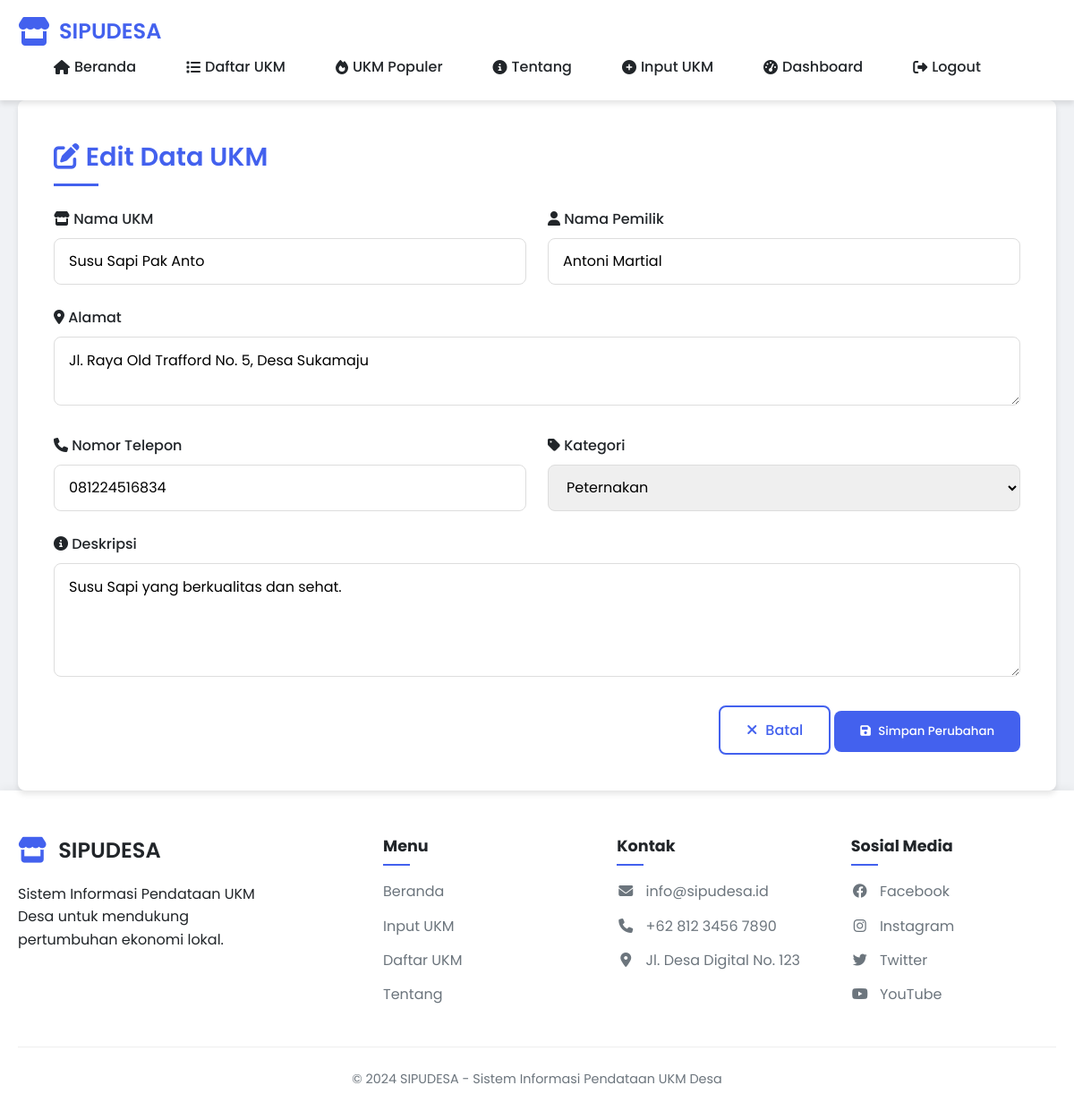
/edit_ukm.php?id=6 (signed in), run on the app's committed database.
### tables this page shows
CREATE TABLE ukm (
    id INT AUTO_INCREMENT PRIMARY KEY,
    nama_ukm VARCHAR(100) NOT NULL,
    pemilik_id INT NOT NULL,
    alamat TEXT NOT NULL,
    kategori_id INT NOT NULL,
    deskripsi TEXT NOT NULL,
    jumlah_karyawan INT DEFAULT 0,
    tahun_berdiri YEAR,
    status ENUM('Aktif', 'Tidak Aktif') DEFAULT 'Aktif',
    user_id INT NOT NULL,
    created_at TIMESTAMP DEFAULT CURRENT_TIMESTAMP,
    updated_at TIMESTAMP DEFAULT CURRENT_TIMESTAMP ON UPDATE CURRENT_TIMESTAMP,
    FOREIGN KEY (pemilik_id) REFERENCES pemilik_ukm(id),
    FOREIGN KEY (kategori_id) REFERENCES kategori_ukm(id),
    FOREIGN KEY (user_id) REFERENCES users(id) ON DELETE CASCADE
);

CREATE TABLE pemilik_ukm (
    id INT AUTO_INCREMENT PRIMARY KEY,
    nama VARCHAR(100) NOT NULL,
    telepon VARCHAR(20) NOT NULL,
    email VARCHAR(100),
    alamat TEXT,
    created_at TIMESTAMP DEFAULT CURRENT_TIMESTAMP,
    updated_at TIMESTAMP DEFAULT CURRENT_TIMESTAMP ON UPDATE CURRENT_TIMESTAMP
);

CREATE TABLE kategori_ukm (
    id INT AUTO_INCREMENT PRIMARY KEY,
    nama_kategori VARCHAR(50) NOT NULL,
    deskripsi TEXT
);

### edit_ukm.php (the view, shortened to what this page needs)
<?php
require_once 'config/database.php';
$ukm = null;
$id = $_GET['id'];
try {
    $query = "SELECT u.*, p.nama as nama_pemilik, p.telepon as telepon_pemilik, k.nama_kategori as kategori
              FROM ukm u
              LEFT JOIN pemilik_ukm p ON u.pemilik_id = p.id
              LEFT JOIN kategori_ukm k ON u.kategori_id = k.id
              WHERE u.id = :id";
    $stmt = $pdo->prepare($query);
    $stmt->bindParam(':id', $id);
    $stmt->execute();
    $ukm = $stmt->fetch(PDO::FETCH_ASSOC);
} catch(PDOException $e) {
    $notification = "Error: " . $e->getMessage();
    $notificationType = "error";
}
?>
<!DOCTYPE html>
<html lang="id">
<head>
    <link rel="stylesheet" href="css/style.css">
    <link rel="stylesheet" href="https://cdnjs.cloudflare.com/ajax/libs/font-awesome/6.4.0/css/all.min.css">
</head>
<body>
    <header>
        <nav>
            <div class="container">
                <div class="logo">
                    <i class="fas fa-store fa-2x" style="color: var(--primary-color);"></i>
                    <h1>SIPUDESA</h1>
                </div>
                <ul id="navMenu">
                    <li><a href="index.php"><i class="fas fa-home"></i> Beranda</a></li>
                    <li><a href="daftar_ukm.php"><i class="fas fa-list"></i> Daftar UKM</a></li>
                    <li><a href="popular_ukm.php"><i class="fas fa-fire"></i> UKM Populer</a></li>
                    <li><a href="tentang.php"><i class="fas fa-info-circle"></i> Tentang</a></li>
                    <?php if (isset($_SESSION['user_id'])): ?>
                        <li><a href="input_ukm.php"><i class="fas fa-plus-circle"></i> Input UKM</a></li>
                        <?php if ($_SESSION['user_role'] === 'admin'): ?>
                            <li><a href="admin/dashboard.php"><i class="fas fa-tachometer-alt"></i> Dashboard</a></li>
                        <?php else: ?>
                            <li><a href="user/profile.php"><i class="fas fa-user"></i> Profil</a></li>
                        <?php endif; ?>
                        <li><a href="logout.php"><i class="fas fa-sign-out-alt"></i> Logout</a></li>
                    <?php else: ?>
                        <li><a href="login.php"><i class="fas fa-sign-in-alt"></i> Login</a></li>
                    <?php endif; ?>
                </ul>
            </div>
        </nav>
    </header>
    <main class="container animate-fade">
        <section class="form-section">
            <h2><i class="fas fa-edit"></i> Edit Data UKM</h2>
            <form method="POST" action="">
                <div class="form-row">
                    <div class="form-group">
                        <label for="nama_ukm"><i class="fas fa-store"></i> Nama UKM</label>
                        <input type="text" id="nama_ukm" name="nama_ukm" placeholder="Masukkan nama UKM" value="<?php echo htmlspecialchars($ukm['nama_ukm'] ?? ''); ?>" required>
                    </div>
                    <div class="form-group">
                        <label for="pemilik"><i class="fas fa-user"></i> Nama Pemilik</label>
                        <input type="text" id="pemilik" name="pemilik" placeholder="Masukkan nama pemilik" value="<?php echo htmlspecialchars($ukm['nama_pemilik'] ?? ''); ?>" required>
                    </div>
                </div>
                <div class="form-group">
                    <label for="alamat"><i class="fas fa-map-marker-alt"></i> Alamat</label>
                    <textarea id="alamat" name="alamat" placeholder="Masukkan alamat lengkap UKM" required><?php echo htmlspecialchars($ukm['alamat'] ?? ''); ?></textarea>
                </div>
                <div class="form-row">
                    <div class="form-group">
                        <label for="telepon"><i class="fas fa-phone"></i> Nomor Telepon</label>
                        <input type="tel" id="telepon" name="telepon" placeholder="Contoh: 081234567890" value="<?php echo htmlspecialchars($ukm['telepon_pemilik'] ?? ''); ?>" required>
                    </div>
                    <div class="form-group">
                        <label for="kategori"><i class="fas fa-tag"></i> Kategori</label>
                        <select id="kategori" name="kategori" required>
                            <option value="Peternakan" <?php echo ($ukm['kategori'] ?? '') == 'Peternakan' ? 'selected' : ''; ?>>Peternakan</option>
                        </select>
                    </div>
                </div>
                <div class="form-group">
                    <label for="deskripsi"><i class="fas fa-info-circle"></i> Deskripsi</label>
                    <textarea id="deskripsi" name="deskripsi" placeholder="Masukkan deskripsi dan informasi tambahan tentang UKM" rows="4"><?php echo htmlspecialchars($ukm['deskripsi'] ?? ''); ?></textarea>
                </div>
                <div style="text-align: right;">
                    <a href="daftar_ukm.php" class="btn btn-outline"><i class="fas fa-times"></i> Batal</a>
                    <button type="submit" class="btn"><i class="fas fa-save"></i> Simpan Perubahan</button>
                </div>
            </form>
        </section>
    </main>
    <footer>
        <div class="container">
            <div class="footer-content">
                <div class="footer-info">
                    <div class="footer-logo">
                        <i class="fas fa-store"></i>
                        <h3>SIPUDESA</h3>
                    </div>
                    <p>Sistem Informasi Pendataan UKM Desa untuk mendukung pertumbuhan ekonomi lokal.</p>
                </div>
                <div class="footer-links-container">
                    <div class="footer-links-column">
                        <h4>Menu</h4>
                        <a href="index.php">Beranda</a>
                        <a href="input_ukm.php">Input UKM</a>
                        <a href="daftar_ukm.php">Daftar UKM</a>
                        <a href="tentang.php">Tentang</a>
                    </div>
                    <div class="footer-links-column">
                        <h4>Kontak</h4>
                        <a href="mailto:info@sipudesa.id"><i class="fas fa-envelope"></i> info@sipudesa.id</a>
                        <a href="tel:+6281234567890"><i class="fas fa-phone"></i> +62 812 3456 7890</a>
                        <a href="#"><i class="fas fa-map-marker-alt"></i> Jl. Desa Digital No. 123</a>
                    </div>
                    <div class="footer-links-column">
                        <h4>Sosial Media</h4>
                        <a href="#"><i class="fab fa-facebook"></i> Facebook</a>
                        <a href="#"><i class="fab fa-instagram"></i> Instagram</a>
                        <a href="#"><i class="fab fa-twitter"></i> Twitter</a>
                        <a href="#"><i class="fab fa-youtube"></i> YouTube</a>
                    </div>
                </div>
            </div>
            <div class="footer-bottom">
                <p>&copy; 2024 SIPUDESA - Sistem Informasi Pendataan UKM Desa</p>
            </div>
        </div>
    </footer>
</body>
</html>

### css/style.css (style rules this page uses)
:root { --primary-color: #4361ee; --secondary-color: #3f37c9; --accent-color: #4cc9f0; --light-color: #f8f9fa; --dark-color: #212529; --success-color: #4CAF50; --warning-color: #ff9e00; --danger-color: #ef476f; --gray-color: #6c757d; --shadow: 0 4px 6px rgba(0, 0, 0, 0.1); --border-radius: 8px; --transition: all 0.3s ease; }
* { margin: 0; padding: 0; box-sizing: border-box; }
body { font-family: 'Poppins', sans-serif; line-height: 1.6; background-color: #f0f2f5; color: var(--dark-color); min-height: 100vh; display: flex; flex-direction: column; }
.container { max-width: 1200px; margin: 0 auto; padding: 0 20px; width: 100%; }
header { background-color: #fff; box-shadow: var(--shadow); position: sticky; top: 0; z-index: 1000; }
nav { display: flex; justify-content: space-between; align-items: center; padding: 1rem 0; }
.logo { display: flex; align-items: center; }
.logo i { margin-right: 10px; transition: var(--transition); }
nav h1 { font-size: 1.5rem; font-weight: 600; color: var(--primary-color); }
nav ul { display: flex; list-style: none; }
nav ul li { margin-left: 1.5rem; }
nav ul li a { color: var(--dark-color); text-decoration: none; font-weight: 500; transition: var(--transition); padding: 0.5rem 1rem; border-radius: var(--border-radius); display: flex; align-items: center; }
nav ul li a i { margin-right: 5px; }
main { padding: 2rem 0 3rem 0; flex: 1; }
.btn { display: inline-block; padding: 0.8rem 1.8rem; background-color: var(--primary-color); color: white; text-decoration: none; border-radius: var(--border-radius); font-weight: 500; transition: var(--transition); border: none; cursor: pointer; font-family: 'Poppins', sans-serif; }
.btn-outline { background-color: transparent; border: 2px solid var(--primary-color); color: var(--primary-color); }
.btn i { margin-right: 5px; }
footer { background-color: #fff; color: var(--dark-color); padding: 3rem 0 1.5rem; margin-top: auto; box-shadow: 0 -2px 10px rgba(0, 0, 0, 0.05); }
.footer-content { display: grid; grid-template-columns: 1fr 2fr; gap: 2rem; margin-bottom: 2rem; }
.footer-info { max-width: 300px; }
.footer-logo { display: flex; align-items: center; margin-bottom: 1rem; }
.footer-logo i { font-size: 1.8rem; color: var(--primary-color); margin-right: 0.8rem; }
.footer-logo h3 { font-size: 1.5rem; font-weight: 600; color: var(--dark-color); }
.footer-links-container { display: grid; grid-template-columns: repeat(auto-fit, minmax(150px, 1fr)); gap: 2rem; }
.footer-links-column h4 { color: var(--dark-color); font-size: 1.1rem; margin-bottom: 1rem; position: relative; display: inline-block; padding-bottom: 0.5rem; }
.footer-links-column h4::after { content: ''; position: absolute; bottom: 0; left: 0; width: 30px; height: 2px; background-color: var(--primary-color); }
.footer-links-column a { display: block; color: var(--gray-color); text-decoration: none; margin-bottom: 0.8rem; transition: var(--transition); }
.footer-links-column a i { margin-right: 0.5rem; width: 20px; text-align: center; }
.footer-bottom { text-align: center; padding-top: 1.5rem; border-top: 1px solid #eee; color: var(--gray-color); font-size: 0.9rem; }
.form-section { background-color: #fff; border-radius: var(--border-radius); padding: 2.5rem; box-shadow: var(--shadow); transition: var(--transition); }
.form-section h2 { color: var(--primary-color); margin-bottom: 1.5rem; font-size: 1.8rem; font-weight: 600; position: relative; padding-bottom: 10px; }
.form-section h2::after { content: ''; position: absolute; bottom: 0; left: 0; width: 50px; height: 3px; background-color: var(--primary-color); transition: var(--transition); }
.form-group { margin-bottom: 1.5rem; }
.form-group label { display: block; margin-bottom: 0.5rem; color: var(--dark-color); font-weight: 500; }
.form-group input, .form-group select, .form-group textarea { width: 100%; padding: 0.8rem 1rem; border: 1px solid #ddd; border-radius: var(--border-radius); font-size: 1rem; font-family: 'Poppins', sans-serif; transition: var(--transition); }
.form-row { display: grid; grid-template-columns: repeat(auto-fit, minmax(250px, 1fr)); gap: 1.5rem; }
.animate-fade { animation: fadeIn 0.5s ease forwards; }

### data on the page
ukm: nama_ukm "Susu Sapi Pak Anto", pemilik "Antoni Martial", alamat "Jl. Raya Old Trafford No. 5, Desa Sukamaju", telepon "081224516834", deskripsi "Susu Sapi yang berkualitas dan sehat."
kategori_ukm: kategori "Peternakan"
